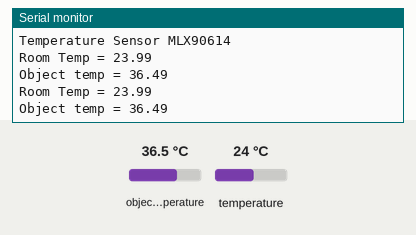
The sketch below on a simulated ESP8266 (NodeMCU). Parts: the last lines printed to the serial monitor. The test bench sets the inputs (shaded band); at power-on: object temperature 36.5 °C, temperature 24 °C. WiFi joins after 1.5 s; servers stay silent unless stated.

Above: at 3.0 s.
3.1 s: object temperature set to 20 °C
At 4.4 s:
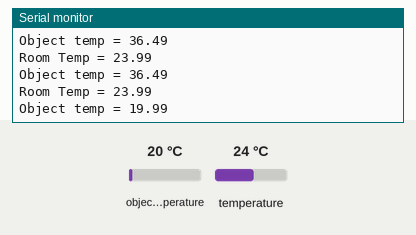
4.6 s: temperature set to 12 °C
At 5.5 s:
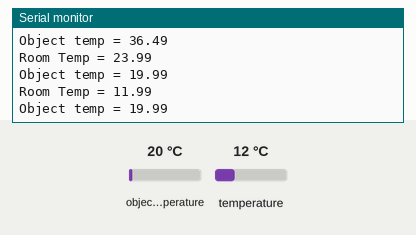
6.1 s: object temperature set to 26 °C
At 7.2 s:
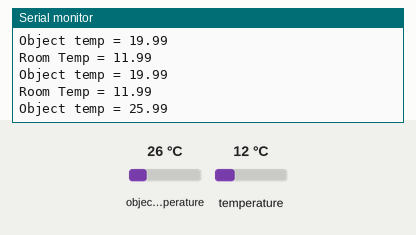
Timing chart, 0 to 9.1 s (numbered marks = the images above; inputs shaded):
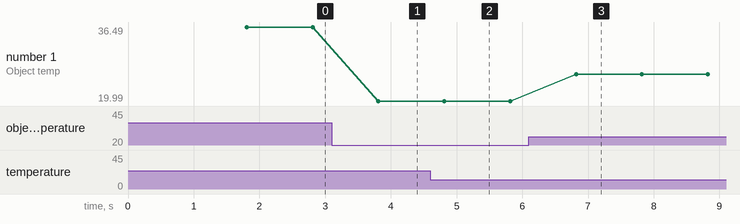

Measured:
- after the input at 3.1 s, the serial monitor: prints a new line after 0.71 s (image 1)
- after the input at 4.6 s, the serial monitor: prints a new line after 0.21 s (image 2)
- after the input at 6.1 s, the serial monitor: prints a new line after 0.72 s (image 3)
- plotted number 1: 36.49 → 19.99 after the input at 3.1 s, 19.99 → 25.99 after the input at 6.1 s

The sketch:

MlxBlynk2.ino
```cpp
//Declare blynk
#define BLYNK_TEMPLATE_ID           "TMPLkMHYWpOj"
#define BLYNK_DEVICE_NAME           "Quickstart Device"
#define BLYNK_AUTH_TOKEN            "dIBlz6ohfBzk0iOpzsbPQb3Sph33-iJU"

//Include Library
#include <Wire.h>
#include <Adafruit_MLX90614.h>
#define BLYNK_PRINT Serial
#include <Blynk.h>
#include <ESP8266WiFi.h>
#include <BlynkSimpleEsp8266.h>
#include <ESP8266WebServer.h>
#define REPORTING_PERIOD_MS     1000
Adafruit_MLX90614 mlx = Adafruit_MLX90614();

double temp_amb;
double temp_obj;

//Define SSID and Password
char auth[] = BLYNK_AUTH_TOKEN;
char ssid[] = "realme";
char pass[] = "12345678";
ESP8266WebServer server(80);
BlynkTimer timer;

void setup()
{
  //Begin Serial Print
  Serial.begin(115200);
  //Begin Temperature Sensor
  mlx.begin();
  //Connect to Blynk
  Blynk.begin(auth, ssid, pass);
  Serial.println("Temperature Sensor MLX90614");
}

void loop()
{
  //mlx.readAmbientTempF() , mlx.readObjectTempF() )
  //Run Blynk
  Blynk.run();
  //Obtain Room temperature and object temperature data from sensor
  temp_amb = mlx.readAmbientTempC();
  temp_obj = mlx.readObjectTempC();

  //Display data to serial print
  Serial.print("Room Temp = ");
  Serial.println(temp_amb);
  Serial.print("Object temp = ");
  Serial.println(temp_obj);

  //Display data to Blynk
  Blynk.virtualWrite(V6, temp_amb);
  Blynk.virtualWrite(V7, (temp_obj));

  delay(1000);
}
```
